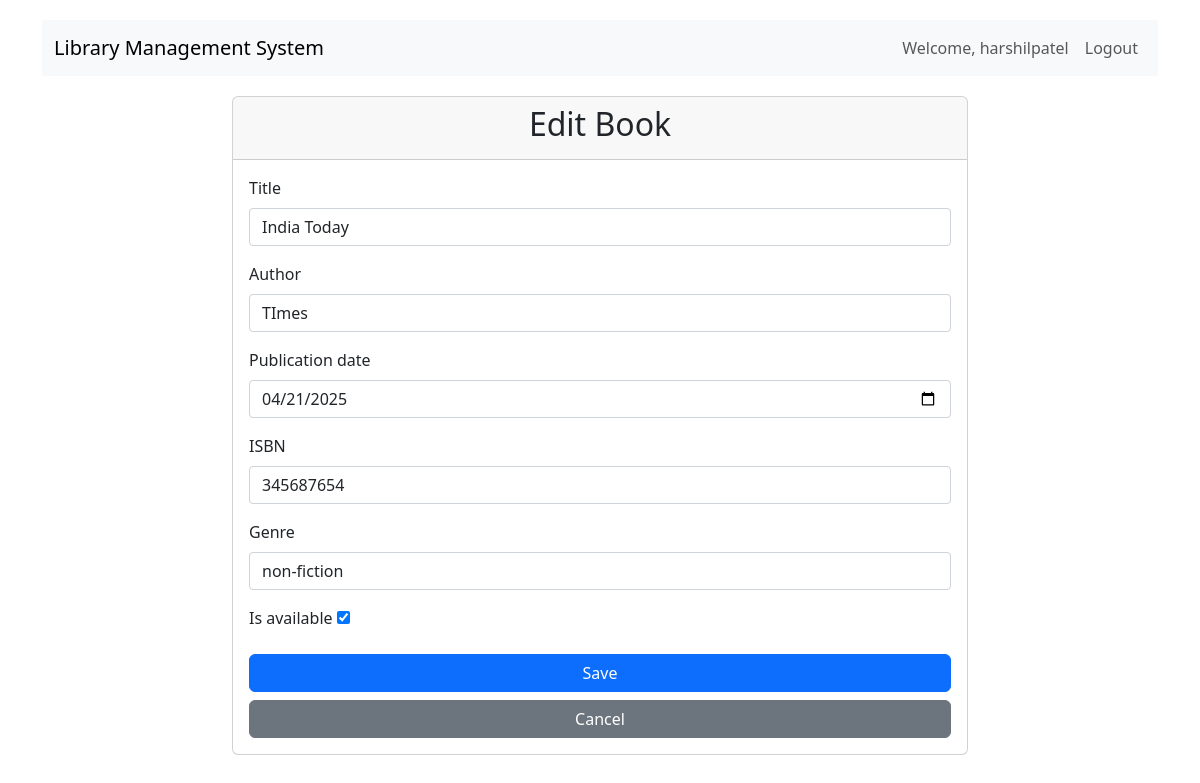
Page /edit-book/2/ (signed in) on the committed database.
### library/models.py (models this page shows, shortened)
class Book(models.Model):
    title = models.CharField(max_length=200)
    author = models.CharField(max_length=100)
    publication_date = models.DateField()
    ISBN = models.CharField(max_length=13)
    genre = models.CharField(max_length=50)
    is_available = models.BooleanField(default=True)

### library/views.py (the view)
# urls.py: path("edit-book/<int:pk>/", views.edit_book, name="edit_book"),
@login_required
@user_passes_test(is_admin)
def edit_book(request, pk):
    book = get_object_or_404(Book, pk=pk)
    if request.method == "POST":
        form = BookForm(request.POST, instance=book)
        if form.is_valid():
            form.save()
            return redirect("admin_dashboard")
    else:
        form = BookForm(instance=book)
    return render(
        request, "library/book_form.html", {"form": form, "title": "Edit Book"}
    )

### library/forms.py
class BookForm(forms.ModelForm):
    class Meta:
        model = Book
        fields = ['title', 'author', 'publication_date', 'ISBN', 'genre', 'is_available']
        widgets = {
            'publication_date': forms.DateInput(attrs={'type': 'date'}),
        }

### library/views.py (called while the page is built)
def is_admin(user):
    return user.is_staff

### library/templates/library/book_form.html (shortened to what this page needs)
{% extends 'library/base.html' %}  {% block content %}
<div class="row justify-content-center">
  <div class="col-md-8">
    <div class="card">
      <div class="card-header">
        <h2 class="text-center">{{ title }}</h2>
      </div>
      <div class="card-body">
        <form method="post">
          {% csrf_token %} {% for field in form %}
          <div class="mb-3">
            <label for="{{ field.id_for_label }}" class="form-label"
              >{{ field.label }}</label
            >
            {{ field.errors }} {{ field }}
          </div>
          {% endfor %}
          <div class="d-grid gap-2">
            <button type="submit" class="btn btn-primary">Save</button>
            <a href="{% url 'admin_dashboard' %}" class="btn btn-secondary"
              >Cancel</a
            >
          </div>
        </form>
      </div>
    </div>
  </div>
</div>
{% endblock %}

### library/templates/library/base.html (shortened to what this page needs)
<!DOCTYPE html>
<html lang="en">
  <head>
    <link
      href="https://cdn.jsdelivr.net/npm/bootstrap@5.3.0-alpha1/dist/css/bootstrap.min.css"
      rel="stylesheet"
    />
    {% load static %}
    <link rel="stylesheet" href="{% static 'library/css/styles.css' %}" />
  </head>
  <body>
    <div class="container">
      <nav class="navbar navbar-expand-lg navbar-light bg-light">
        <div class="container-fluid">
          <a class="navbar-brand" href="{% url 'dashboard' %}"
            >Library Management System</a
          >
          <div class="collapse navbar-collapse" id="navbarNav">
            <ul class="navbar-nav ms-auto">
              {% if user.is_authenticated %}
              <li class="nav-item">
                <span class="nav-link">Welcome, {{ user.username }}</span>
              </li>
              <li class="nav-item">
                <a class="nav-link" href="{% url 'logout' %}">Logout</a>
              </li>
              {% endif %}
            </ul>
          </div>
        </div>
      </nav>
      <div class="content">{% block content %}{% endblock %}</div>
    </div>
  </body>
</html>

### library/static/library/css/styles.css (style rules this page uses)
textarea, input[type="text"], input[type="password"], input[type="datetime"], input[type="datetime-local"], input[type="date"], input[type="month"], input[type="time"], input[type="week"], input[type="number"], input[type="email"], input[type="url"], input[type="search"], input[type="tel"], input[type="color"], select { display: block; width: 100%; padding: 0.375rem 0.75rem; font-size: 1rem; font-weight: 400; line-height: 1.5; color: #212529; background-color: #fff; background-clip: padding-box; border: 1px solid #ced4da; border-radius: 0.25rem; transition: border-color 0.15s ease-in-out, box-shadow 0.15s ease-in-out; }
.navbar { margin-bottom: 2rem; }

### library/templates/library/base.html (style rules this page uses)
body { padding-top: 20px; padding-bottom: 20px; }
.navbar { margin-bottom: 20px; }

### rows in the picture
Book: form "India Today" "TImes" "04/21/2025" "345687654" "non-fiction" "☑"

### other values in the picture
{{ user.username }} "harshilpatel"
{{ title }} "Edit Book"
{{ field.label }} "Title" "Author" "Publication date" "ISBN" "Genre" "Is available"
